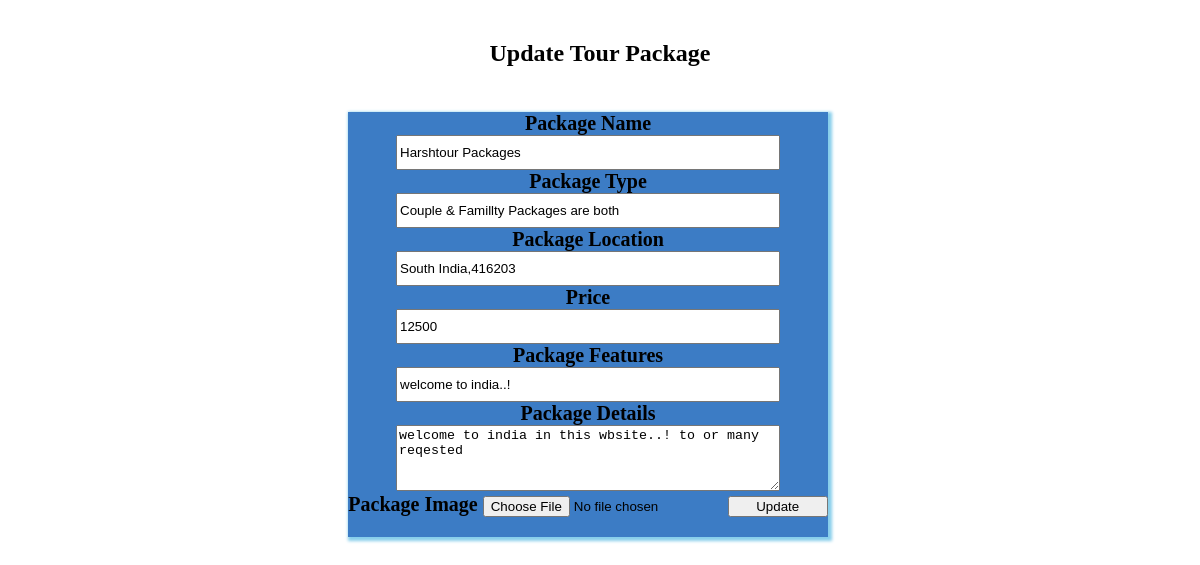
The app's page /admin/update_tour.php?id=15 with its own data.
### tables this page shows
CREATE TABLE `tour_package` (
  `TourPackage_Id` int(100) NOT NULL,
  `Package_Name` varchar(100) NOT NULL,
  `Package_Type` varchar(212) NOT NULL,
  `Package_Location` varchar(100) NOT NULL,
  `Price` varchar(100) NOT NULL,
  `Package_Features` varchar(280) NOT NULL,
  `Package_Details` varchar(300) NOT NULL,
  `Package_Image` varchar(100) NOT NULL
);

### admin/update_tour.php (the view, shortened to what this page needs)
<?php
   include("../config/connection.php");
   if(isset($_GET['id'])){
    $sql = "select * from tour_package where TourPackage_Id = " .  $_GET['id'];
     $result = $conn->query($sql);
     $data = mysqli_fetch_assoc($result);
 }
 else{
     echo "Invalid request..!";
     exit;
 }
 ?>
<html>
<head>
 </head>
<body>
 <h4 class='adm-h4' style="text-align: center; font-size:24px; margin-top:40px;">Update Tour Package</h4>
<div class="addpost">
  <form  action=" " method="POST" enctype="multipart/form-data">
                         <div><label for="post_title"   >Package Name</label></div>
                          <input style="width:80%; height:35px" value="<?php echo $data['Package_Name'] ?>" type="text" name="package_name" placeholder="Create Package"  autocomplete="off" required> <br>
                          <div> <label for="product-author">Package Type</label></div>
                          <input style="width:80%; height:35px" value="<?php echo $data['Package_Type'] ?>" type="text" name="package_type"  placeholder="Pacakge type eg: Familly Package / Couple Package" required />
                          <div> <label for="product-Location">Package Location</label></div>
                          <input style="width:80%; height:35px" value="<?php echo $data['Package_Location'] ?>" type="text" name="Package_Location" placeholder="Package Location"  value="" required />
                          <div> <label for="product-price">Price </label></div>
                          <input style="width:80%; height:35px" value="<?php echo $data['Price'] ?>" type="number" name="Package_price" placeholder="Package price"  value="" required />
                          <div><label for="package_features">Package Features</label></div>
                          <input style="width:80%; height:35px" value="<?php echo $data['Package_Features'] ?>" type="text" name="package_features" placeholder="Package features..!" autocomplete="off" required> <br>
                          <div><label for="package_details">Package Details</label></div>
                          <textarea rows='4' cols='1' style="width:80%;"   name="package_details" placeholder="Package Details"  required><?php echo $data['Package_Details'] ?></textarea>
                           <div > <label  for="image-post">Package Image</label>
                           <input style="width:50%;" name="package-img" type="file" required>
                      <input style="width:100px;margin-top:5px" type="submit" name="submit"  value="Update" required /></div>
                  </form>
 </div>
     </body>
</html>

### admin/update_tour.php (style rules this page uses)
.addpost { width:40%; position:absolute; top:14%; left:29%; background-color:rgb(60, 124, 197); box-shadow:2px 2px 3px 2px skyblue; font-size:20px; font-weight:bold; text-align:center; }

### records on screen
tour_package: package_name "Harshtour Packages", package_type "Couple & Famillty Packages are both", Package_Location "South India,416203", Package_price "12500", package_features "welcome to india..!", package_details "welcome to india in this wbsite..! to or many reqested"
